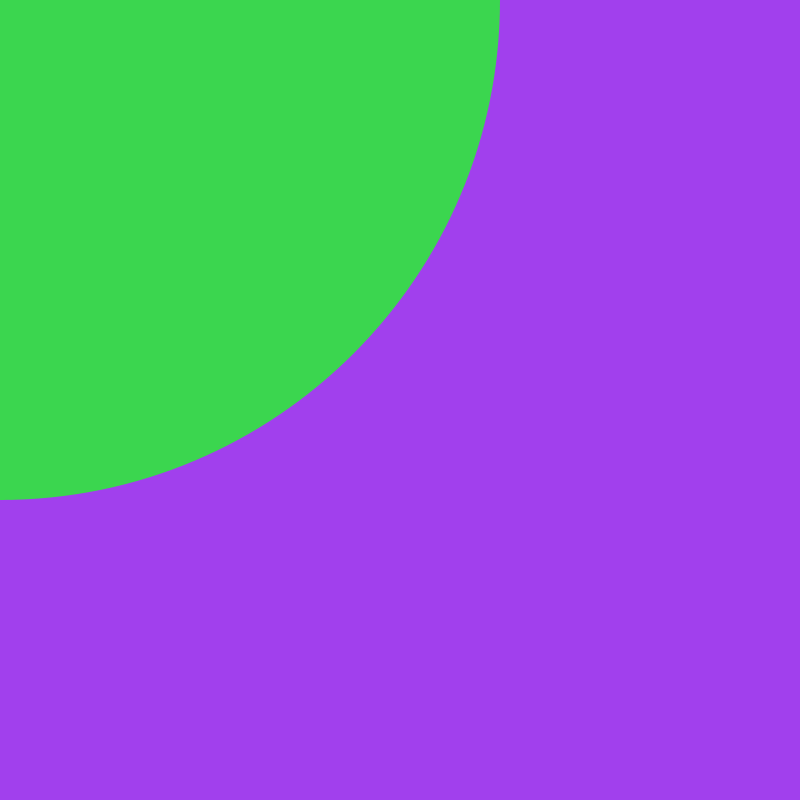
Frame 1 (no input)
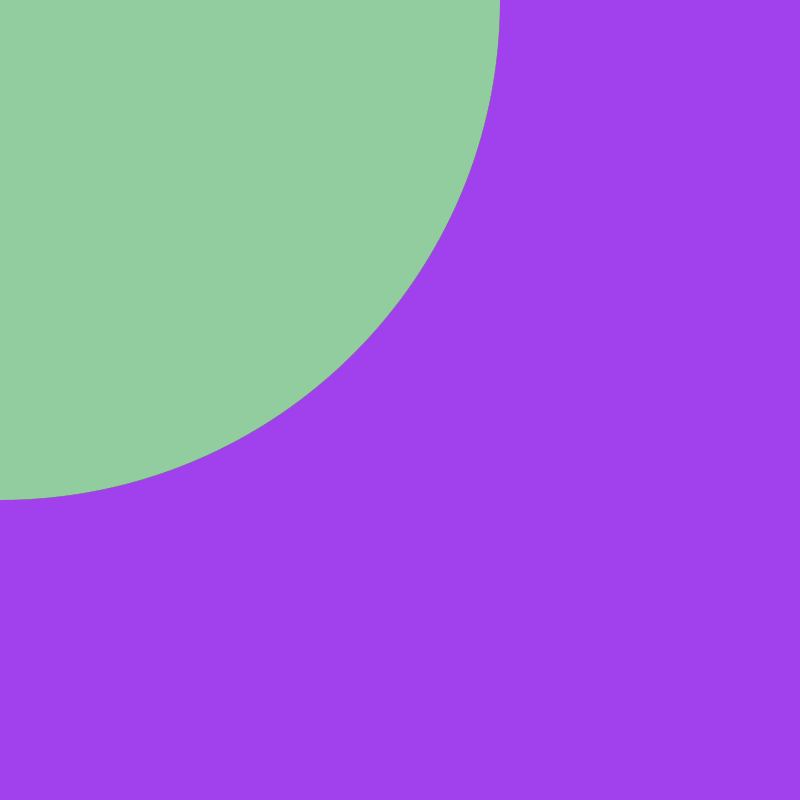
Frame 60 (the mouse pressed at the canvas centre just before this capture)
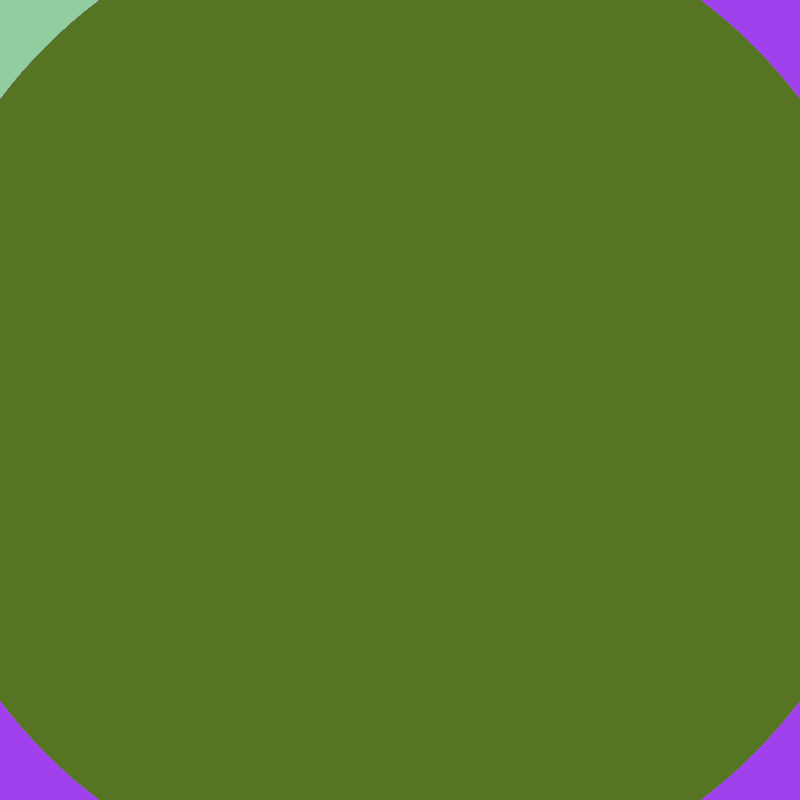
Frame 120 (the mouse held since frame 60 and released just before this capture)

The Processing sketch that drew these frames (run headless with seeded random() and noise(); from frame 60 on, the mouse is pressed at the canvas centre):

// Processing sketch: processing_125969
// ── processing_125969.pde

void setup() {
    background(random(250),random(250),random(250));
    size(800,800);
    }
void draw() {
    noStroke();
    fill(random(250),random(250),random(250));
    ellipse(mouseX,mouseY,1000,1000);
        }
        
